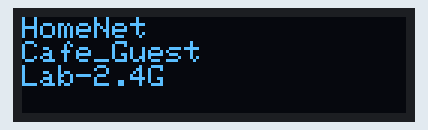
Recording of a program running on a simulated ESP8266 (NodeMCU). Parts: 128×32 one-colour display. The display library's start-up logo is not drawn; a WiFi scan finds three made-up networks.

Above: at 2.1 s.

The program:

main.cpp
```cpp
#include <Arduino.h>
#include <ESP8266WiFi.h>
#include <Wire.h>
#include <Adafruit_GFX.h>
#include <Adafruit_SSD1306.h>

#define OLED_RESET -1  // Reset pin # (or -1 if sharing Arduino reset pin)
Adafruit_SSD1306 display(128, 32, &Wire, OLED_RESET);

void setup() {
#ifdef __AVR_ATmega328P__
    Wire.begin();
#else
    Wire.begin(D4, D5);
#endif

    Serial.begin(9600);
    // SSD1306_SWITCHCAPVCC = generate display voltage from 3.3V internally
    if (!display.begin(SSD1306_SWITCHCAPVCC, 0x3c)) {
        Serial.println(F("SSD1306 allocation failed"));
        for (;;)
            ;  // Don't proceed, loop forever
    }
    display.display();
    display.clearDisplay();
    display.setTextSize(1);
    display.setTextColor(WHITE);
    display.setCursor(0, 0);
}

void loop() {
    WiFi.scanNetworks();
    int numNetworks = WiFi.scanComplete();
    display.clearDisplay();
    display.setCursor(0,0);
    for (int i = 0; i < numNetworks; i++) {
        display.println(WiFi.SSID(i));
    }
    display.display();
    delay(1000);
}
```
